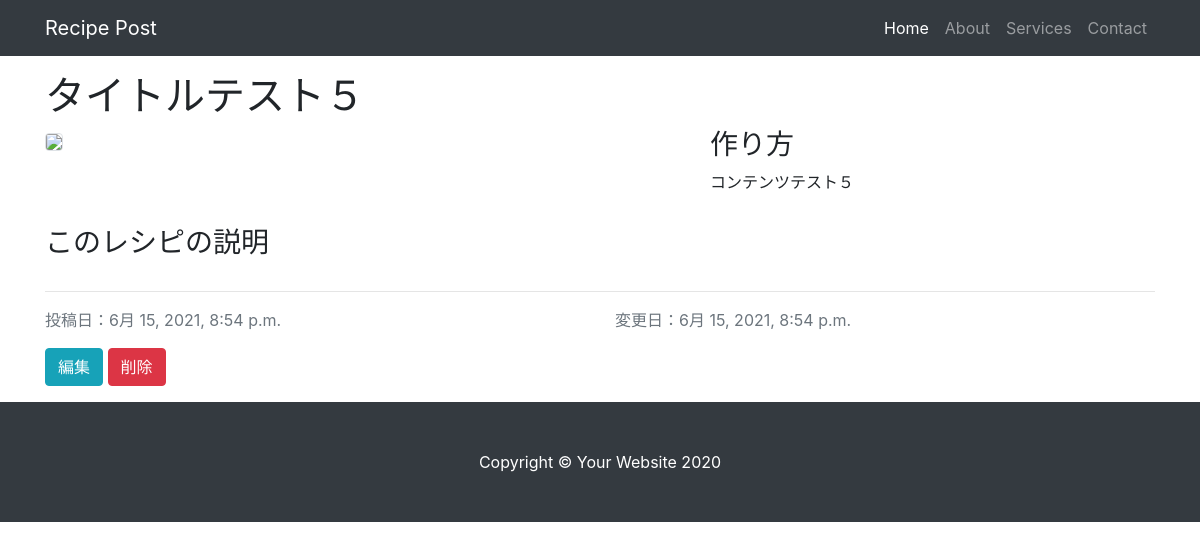
Before: /recipe/5 with the older database file.
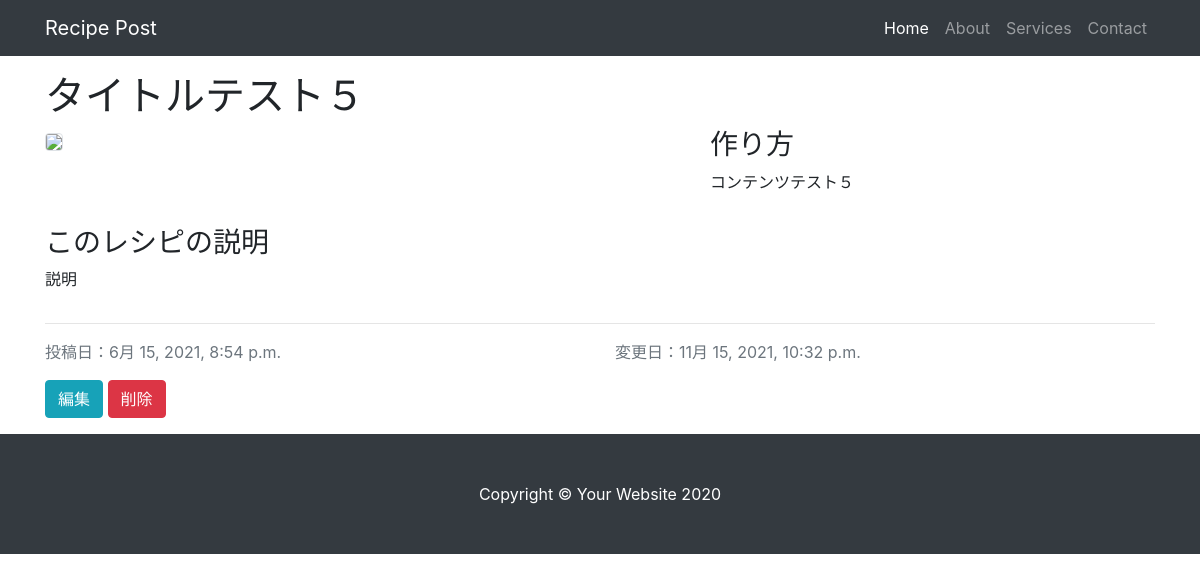
After: the same page with the newer database file.
### recipe/models.py (models this page shows, shortened)
class Recipe(models.Model):
    title = models.CharField(verbose_name="タイトル", max_length=200)
    content = models.TextField(verbose_name="内容")
    description = models.TextField(blank=True, default="")
    image = models.ImageField(upload_to="images/uploaded/", default=None, null=True, blank=True)
    created = models.DateTimeField(auto_now_add=True)
    modified = models.DateTimeField(auto_now=True)
    class Meta:
        verbose_name = "レシピ"
        verbose_name_plural = "レシピ"

### recipe/views.py (the view)
# urls.py: path('<int:pk>', RecipeDetailView.as_view(), name="detail"),
class RecipeDetailView(DetailView):
  model = Recipe

### recipe/templates/recipe/recipe_detail.html
{% extends "base.html" %}
{% load static %}
{% block body %}
  <div class="row my-3">
    <div class="col-lg-12">
      <h1>{{recipe.title}}</h1>
    </div>
    <div class="col-lg-7">
      <img src="{% static 'images/01.jpeg' %}" width="640" class="img-fluid rounded border">
    </div>
    <div class="col-lg-5">
      <h3>作り方</h3>
      <p>{{recipe.content}}</p>
    </div>
  </div>
  <div class="row">
    <div class="col-lg-12">
      <h3>このレシピの説明</h3>
      <p>{{recipe.description}}</p>
    </div>
  </div>
  <hr>
  <div class="row">
    <div class="col">
      <p class="text-muted">投稿日：{{recipe.created}}</p>
    </div>
    <div class="col">
      <p class="text-muted">変更日：{{recipe.modified}}</p>
    </div>
  </div>
  <div class="row">
    <div class="col-lg-12">
      <a class="btn btn-info" href="{% url 'recipe:update' recipe.id %}">編集</a>
      <a class="btn btn-danger" href="{% url 'recipe:delete' recipe.id %}">削除</a>
    </div>
  </div>
{% endblock %}

Changed rows visible on the page:
changed Recipe "タイトルテスト５": description (not shown) → "説明"; modified "6月 15, 2021, 8:54 p.m." → "11月 15, 2021, 10:32 p.m."
